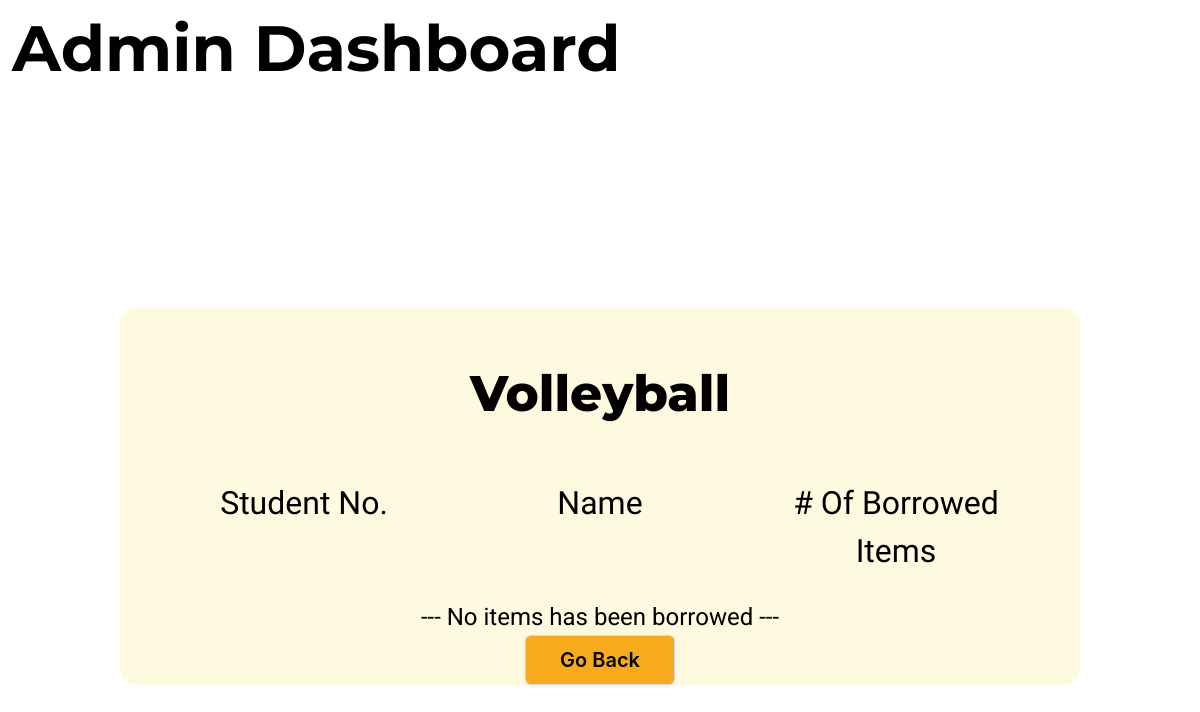
Before: /admin-equipment-details/get/Volleyball (signed in) with the older database file.
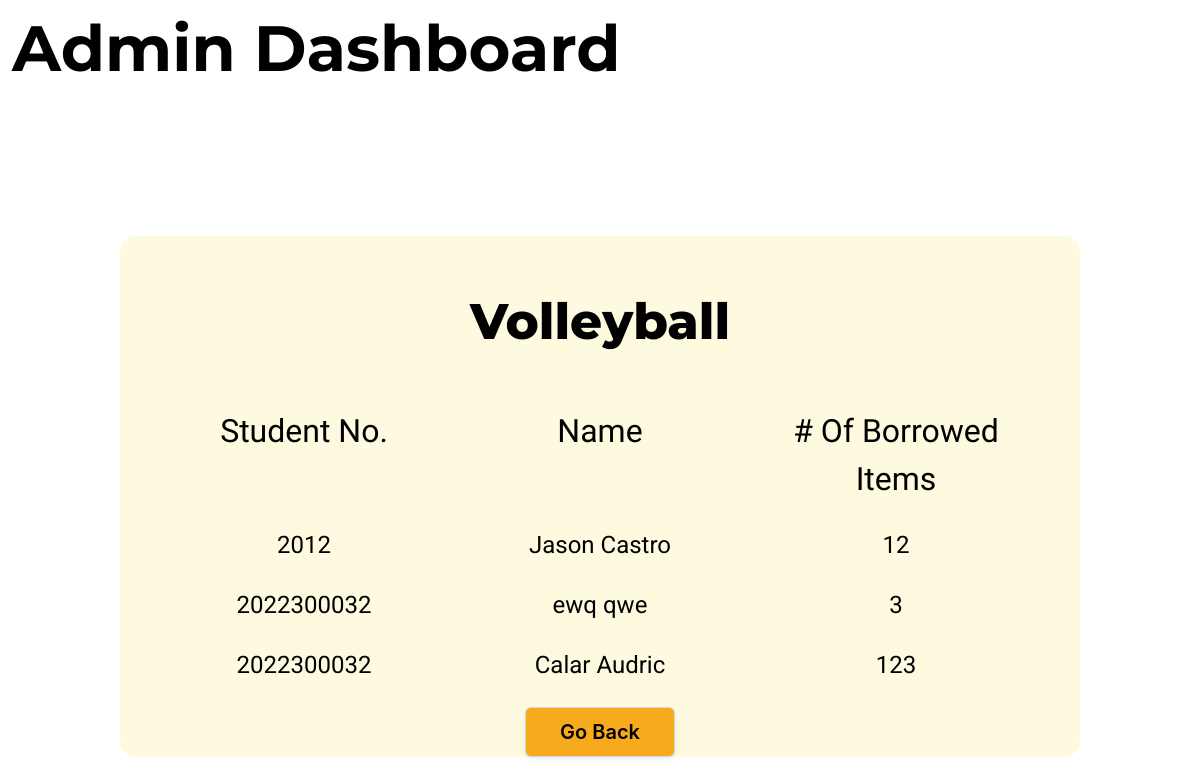
After: the same page with the newer database file.
### main/models.py (models this page shows, shortened)
class ItemRequest(models.Model):
    id = models.AutoField(primary_key=True)
    equipment_name = models.CharField(max_length=255)
    quantity = models.IntegerField(blank=True, null=True)
    id_student_borrow = models.ForeignKey(StudentBorrow, on_delete=models.CASCADE)

class StudentBorrow(models.Model):
    id =models.AutoField(primary_key=True)
    student_no = models.IntegerField()
    first_name = models.CharField(max_length=255)
    last_name = models.CharField(max_length=255)
    code_request = models.CharField(max_length=20, blank=True, null=True)
    request_status = models.CharField(max_length=50, choices=REQUESTAPPROVE.choices, default=REQUESTAPPROVE.PENDING)

### main/views.py (the view)
# urls.py: path("admin-equipment-details/get/<str:get_equipment_name>", views.admin_equipment_details_invdiv, name ="admin_equipment_details_invdiv"),
@login_required
def admin_equipment_details_invdiv(request,get_equipment_name):
    get_specific_items = ItemRequest.objects.filter(equipment_name= get_equipment_name,id_student_borrow__request_status = REQUESTAPPROVE.APPROVE)
    context ={
        "items":get_specific_items,
        "equipment_name": get_equipment_name
    }
    return render(request,"main/administration_SBCA/admin_equipment_details_indiv.html", context)

### main/templates/main/administration_SBCA/admin_equipment_details_indiv.html (shortened to what this page needs)
{% extends './admin_base.html' %}
    {% block content %}
    <div class="container has-text-centered sty-bkg-container-indiv px-6 pt-6">
      <h1
        class="sty-base-header-littler-big-fz sty-base-montserrat-fm mb-6 sty-header-indiv"
      >
        {{ equipment_name }}
      </h1>
      <div class="columns">
        <div class="column">
          <h1 class="sty-basesubheader-fz sty-base-hind-fm sty-content-indiv">
            Student No.
          </h1>
        </div>
        <div class="column">
          <h1 class="sty-basesubheader-fz sty-base-hind-fm sty-content-indiv">
            Name
          </h1>
        </div>
        <div class="column">
          <h1 class="sty-basesubheader-fz sty-base-hind-fm sty-content-indiv">
            # Of Borrowed Items
          </h1>
        </div>
      </div>
      {% if items %} {% for item in items %}
      <div class="columns">
        <div class="column">
          <h1 class="sty-base-small-fz sty-base-roboto-fm sty-content-indiv">
            {{ item.id_student_borrow.student_no }}
          </h1>
        </div>
        <div class="column">
          <h1 class="sty-base-small-fz sty-base-roboto-fm sty-content-indiv">{{ item.id_student_borrow.first_name }} {{ item.id_student_borrow.last_name }}</h1>
        </div>
        <div class="column">
          <h1 class="sty-base-small-fz sty-base-roboto-fm sty-content-indiv">
            {{ item.quantity }}
          </h1>
        </div>
      </div>
      {% endfor %} {% else %}
      <h1 class="sty-base-small-fz sty-base-roboto-fm sty-content-indiv">
        --- No items has been borrowed ---
      </h1>
      {% endif %}
      <a
        class="button sty-btn-back-indiv"
        href="{% url 'main:admin_equipment_details' %}"
        >Go Back</a
      >
    </div>
    {% endblock content %}

### main/templates/main/administration_SBCA/admin_base.html (shortened to what this page needs)
<!DOCTYPE html>
<html lang="en">
  <head>
    <link
      rel="stylesheet"
      href="https://cdn.jsdelivr.net/npm/bulma@1.0.2/css/bulma.min.css"
    />
  </head>
  <body>
    <h1
      style="color: black; font-weight: 700"
      class="has-text-left sty-base-header-fz ml-3 sty-base-montserrat-fm"
    >
      Admin Dashboard
    </h1>
    <section class="hero is-fullheight">
      <div class="hero-body">
        <div class="inherit_width">
          {% block content %}{% endblock content %}
        </div>
      </div>
    </section>
  </body>
</html>

Changed rows visible on the page:
now on this page (row unchanged): ItemRequest: id_student_borrow.student_no "2012", id_student_borrow.first_name "Jason", id_student_borrow.last_name "Castro", quantity "12"
added ItemRequest: id_student_borrow.student_no "2022300032", id_student_borrow.first_name "ewq", id_student_borrow.last_name "qwe", quantity "3"
added ItemRequest: id_student_borrow.student_no "2022300032", id_student_borrow.first_name "Calar", id_student_borrow.last_name "Audric", quantity "123"
Other visible differences:
text no longer shown: "--- No items has been borrowed ---"
